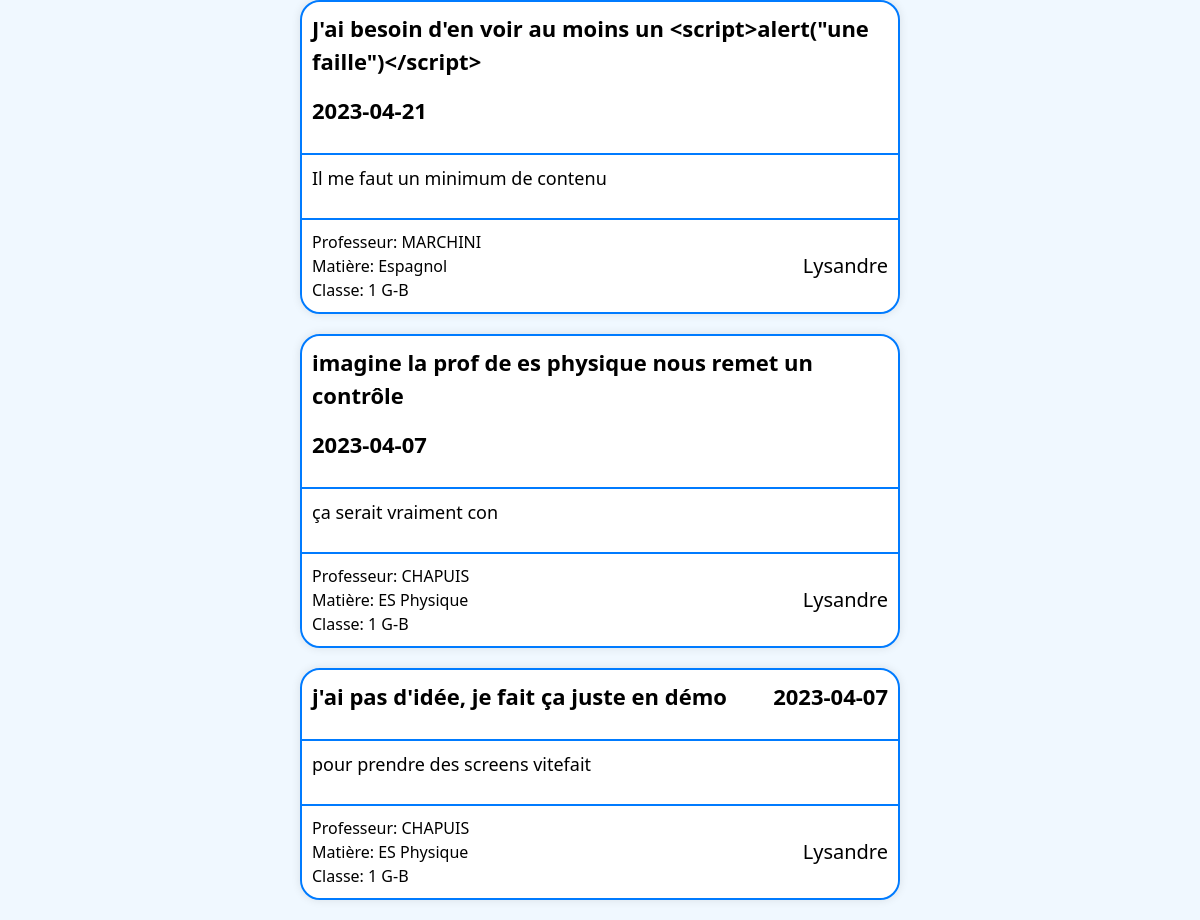
/homeworks/, run on an earlier commit of the app's database.
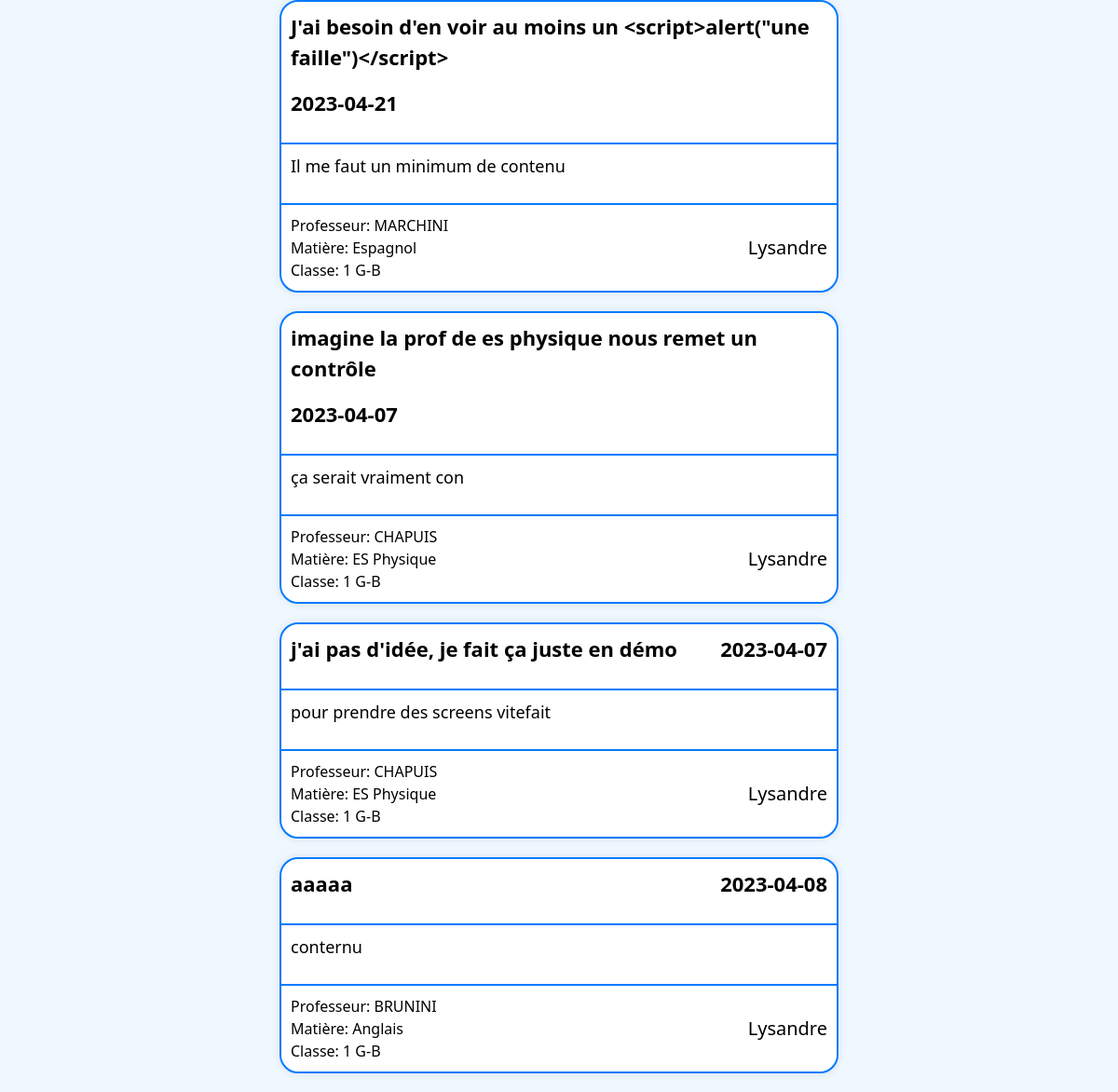
And on a later commit of the database.
### app.py (models this page shows)
class Homework(db.Model):
    id = db.Column(db.Integer, primary_key=True)
    title = db.Column(db.String(200), index=True, unique=True)
    content = db.Column(db.String(2000))
    due_date = db.Column(db.String(50))
    teacher = db.Column(db.String(100))
    subject = db.Column(db.String(100))
    class_id = db.Column(db.String(100))
    user_id = db.Column(db.String(200))

### app.py (the view)
@app.route('/homeworks/', defaults={'homework_id': None, 'answer_id': None}, methods=['GET'])
@app.route('/homeworks/<int:homework_id>/', defaults={'answer_id': None}, methods=['GET'])
@app.route('/homeworks/<int:homework_id>/<int:answer_id>', methods=['GET'])
def homeworks(homework_id=None, answer_id=None):
    if homework_id:
        homework = Homework.query.get(int(homework_id))
        answers = Answer.query.filter_by(homework_id=homework_id).all()
        if homework:
            if answer_id:
                answer = Answer.query.get(int(answer_id))
                if answer:
                    return render_template('answer.html', homework=homework, ans=answer)
                else:
                    session.pop('_flashes', None)
                    flash('Answer not found.')
                    return redirect(url_for('homeworks')+str(homework_id))
            else:
                return render_template('homework_answers.html', homework=homework, answers=answers)
        else:
            session.pop('_flashes', None)
            flash('Homework not found.')
            return redirect(url_for('homeworks'))
    else:
        homework_list = Homework.query.all()
        return render_template('homeworks.html', homework_list=homework_list)

### templates/homeworks.html (shortened to what this page needs)
<!DOCTYPE html>
<html lang="en">
<head>
    <link rel="stylesheet" href="{{ url_for('static', filename='css/bootstrap.min.css') }}">
</head>
<body>
    <div id="homework-list">
        {% for hw in homework_list %}
        <a href="{{ url_for('homeworks', homework_id=hw.id) }}" style="text-decoration: none;">
        <div class="homework-card card my-card">
            <div class="card-header">
                <div class="row justify-content-between align-items-center">
                    <div class="col-auto">
                        <p style="font-size: 22px;">{{ hw.title }}</p>
                    </div>
                    <div class="col-auto">
                        <p style="font-size: 22px;">{{ hw.due_date }}</p>
                    </div>
                </div>
            </div>
            <div class="card-header">
                <div class="row justify-content-between align-items-center">
                    <div class="col-auto">
                        <p style="font-size: 18px; font-weight: normal;">{{ hw.content }}</p>
                    </div>
                </div>
            </div>
            <div class="card-footer">
                <div class="row justify-content-between align-items-center">
                <div class="col-auto">
                    <p style="text-align: left;">Professeur: {{ hw.teacher }}</p>
                    <p style="text-align: left;">Matière: {{ hw.subject }}</p>
                    <p style="text-align: left;">Classe: {{ hw.class_id }}</p>
                </div>
                    <div class="col-auto">
                        <p style="font-size: 20px;">{{ hw.user_id }}</p>
                    </div>
                </div>
            </div>
        </div>
        </a>
        {% endfor %}
    </div>
</body>
</html>

What changed in the data, as far as the page shows it:
added Homework: title "aaaaa", due_date "2023-04-08", content "conternu", teacher "BRUNINI", subject "Anglais", class_id "1 G-B", user_id "Lysandre"
